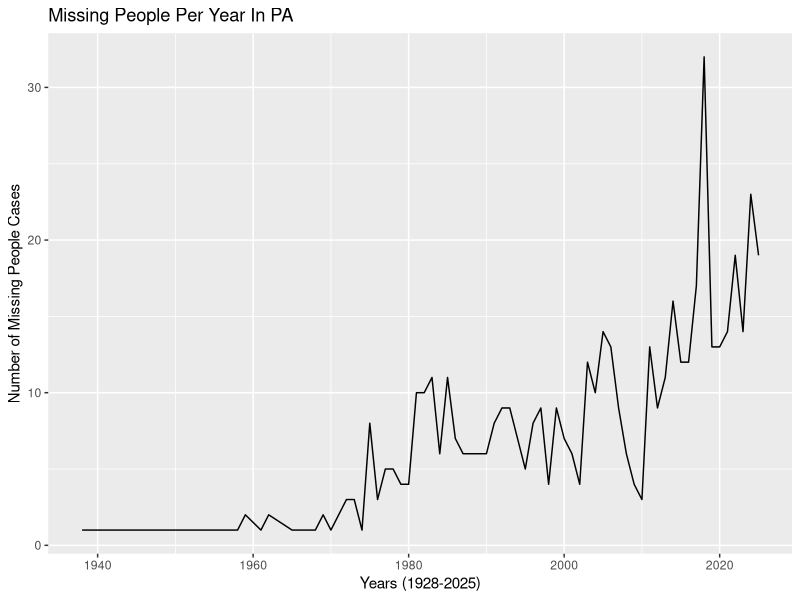
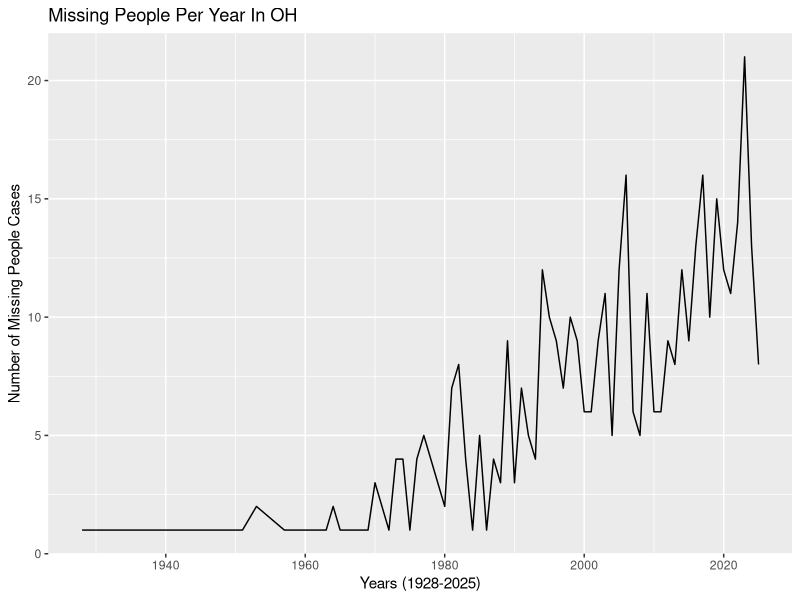

These charts were generated, in order, by the following R code: (Note: this script raises an error after producing the figures.)
## ---- chunk 1
missingPersons <- read.csv("MissingPersons.csv")

# preview the data frame
head(missingPersons)
## ---- chunk 2
#| tbl-lab: time-wrangled-table

library(tidyverse)

# Data wrangling ----
## Creating a time sensitive data frame via dates
time_sensitive_missing <- missingPersons |>
  mutate(date = as.Date(DLC, format = "%m/%d/%y")) |>
## Summarize the data frame where each case is a year and an attribute is missing count
### cut() rounds every date down to year-01-01; all dates in a year will have that label
  mutate(year = as.Date(cut(date, breaks = "year"))) |>
  group_by(year, State) |>
  summarize(missing_count = n(),
            .groups = "drop")

## Pythonian caveman function that solves problems with as.Date()
### Function takes parameter dates (column of a data frame)
futureDeleter <- function(dates) {
  strings = as.character(dates)
  for (i in seq_along(strings)) {
    d = strings[i]
    if (substr(d, 1, 2) == "20" && as.numeric(substr(d, 3, 4)) > 25) {
      new_str = paste0("19", substr(d, 3, 10))
      strings[i] = new_str
    }
  }
  return(as.Date(strings))
}

## Make sure there's no data from the future
  time_sensitive_missing$year <- futureDeleter(time_sensitive_missing$year)
  
# Viewing the wrangled data frame in qmd file
head(time_sensitive_missing)
## ---- chunk 3
#| fig-lab: time-series-PA

# Time Series for PA ----
## Create PA only time series df
time_sensitive_missing |>
  filter( State == "PA") |>
    ggplot(
      mapping = aes(
        x = year,
        y = missing_count
      )
    ) +
    geom_line() +
    labs(
      title = "Missing People Per Year In PA",
      x = "Years (1928-2025)", 
      y = "Number of Missing People Cases"
    )
## ---- chunk 4
#| fig-lab: time-series-OH

# Time Series for OH ----
## Create OH only time series df
time_sensitive_missing |>
  filter(State == "OH") |>
    ggplot(
      mapping = aes(
        x = year,
        y = missing_count
      )
    ) +
    geom_line() +
    labs(
      title = "Missing People Per Year In OH",
      x = "Years (1928-2025)",
      y = "Number of Missing People Cases"
    )
## ---- chunk 5
#| fig-lab: time-series-both

# Time Series for both ----
ggplot() +
  geom_line(
    data = time_sensitive_missing,
    mapping = aes(
      x = year,
      y = missing_count,
      color = State,
      linetype = State
    )
  ) +
  scale_color_discrete(palette = c("steelblue", "darkred")) +
  labs(
    title = "Missing People Per Year In PA and OH",
    x = "Years (1938-2025)",
    y = "Number of Missing People Cases"
  )
## ---- chunk 6
#| fig-lab: time-series-difference
#| fig-cap: "The average difference of PA missing count minus OH missing count is slightly positive/just above 1. Meaning that on average, PA has a slightly higher missing count during this timeframe."

# Create df with difference in missing persons (PA - OH)----
difference_time_series <- time_sensitive_missing |>
  pivot_wider(names_from = State, values_from = missing_count) |>
## Change all NA Values to 0
  mutate(PA = replace_na(PA, 0)) |>
  mutate(OH = replace_na(OH, 0)) |> 
  mutate(difference = PA - OH)

# Time Series for difference (PA - OH) ----
ggplot(
  data = difference_time_series,
  mapping = aes(
    x = year,
    y = difference
  )
) +
  geom_point() +
  geom_line(linetype = "dotted") +
  geom_hline(yintercept = 0, color = "darkred", linetype = "longdash") +
  labs(
    title = "Missing Cases Difference (PA - OH)",
    x = "Years (1928-2025)",
    y = "Difference (PA - OH)"
  )
